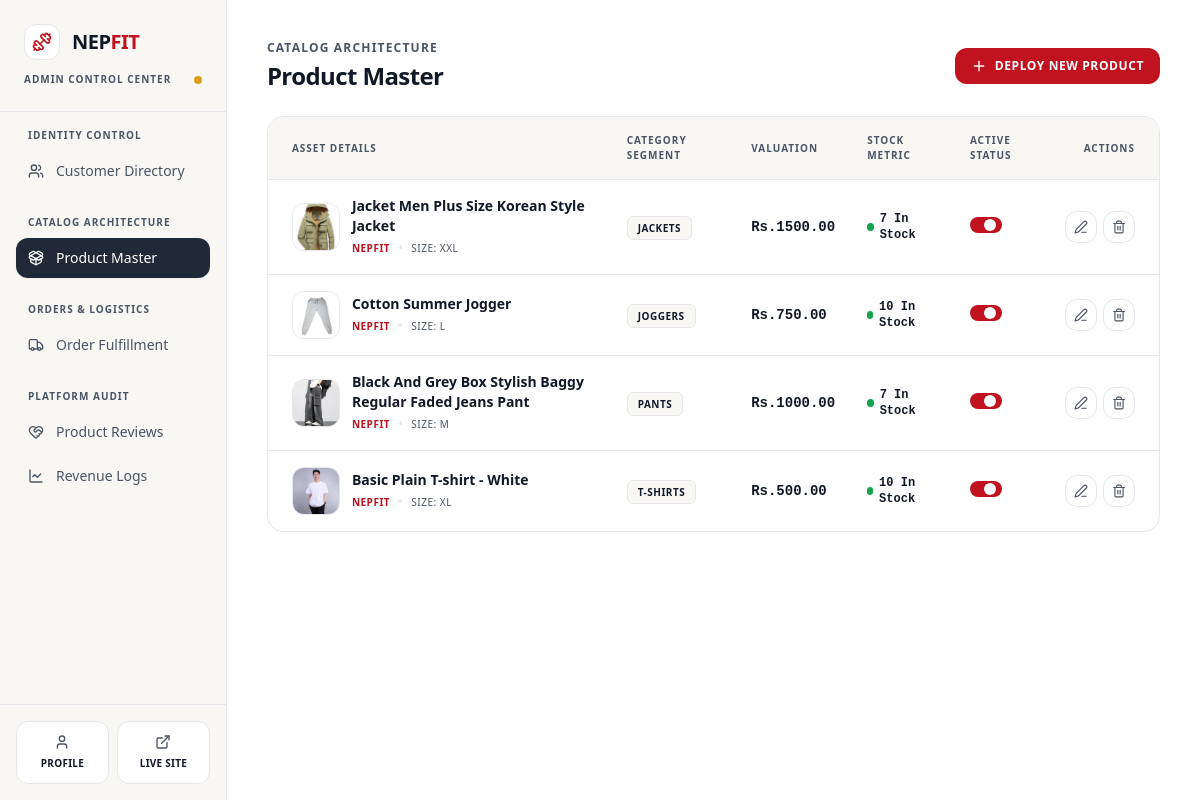
Screenshot of /dashboard/admin/?section=product-management (signed in) with the database file from the repository.
### nf_app/models.py (models this page shows, shortened)
class Product(models.Model):
    class Category(models.TextChoices):
        SHIRTS = 'shirts', 'Shirts'
        T_SHIRTS = 't_shirts', 'T-Shirts'
        PANTS = 'pants', 'Pants'
        HOODIES = 'hoodies', 'Hoodies'
        JACKETS = 'jackets', 'Jackets'
        SWEATSHIRTS = 'sweatshirts', 'Sweatshirts'
        JOGGERS = 'joggers', 'Joggers'
        SHORTS = 'shorts', 'Shorts'
    class Size(models.TextChoices):
        SMALL = 'S', 'Small'
        MEDIUM = 'M', 'Medium'
        LARGE = 'L', 'Large'
        XLARGE = 'XL', 'Extra Large'
        XXLARGE = 'XXL', 'Double Extra Large'
    name = models.CharField(max_length=255)
    brand = models.CharField(max_length=100, default='NepFit', help_text="Brand name (e.g., NepFit)")
    category = models.CharField(max_length=30, choices=Category.choices)
    size = models.CharField(max_length=10, choices=Size.choices, default=Size.MEDIUM, help_text="Default size for this product")
    description = models.TextField(help_text="Product details, fabric materials, and sizing guide.")
    price = models.DecimalField(max_digits=10, decimal_places=2)
    stock = models.PositiveIntegerField(default=10)
    product_image = models.ImageField(upload_to='images/products/')
    is_active = models.BooleanField(default=True)
    created_at = models.DateTimeField(auto_now_add=True)

### nf_app/views/dashboard.py (the view)
# urls.py: path('dashboard/admin/', admin_dashboard_view, name='admin_dashboard'),
@login_required
def admin_dashboard_view(request):
    if not request.user.is_staff:
        messages.error(request, "You are not authorized to access the admin dashboard.")
        return redirect('home')
    section = request.GET.get('section', 'customer-management')
    context = {
        'section': section,
        'awaiting_dispatch_count': Order.objects.filter(status=Order.Status.CONFIRMED).count(),
        'awaiting_delivery_count': Order.objects.filter(status=Order.Status.SHIPPING).count(),
        'delivered_count': Order.objects.filter(status=Order.Status.DELIVERED).count(),
        'completed_count': Order.objects.filter(status=Order.Status.COMPLETED).count(),
        'cancelled_count': Order.objects.filter(status=Order.Status.CANCELLED).count(),
        'total_gross_revenue': Order.objects.filter(status=Order.Status.COMPLETED).aggregate(total=models.Sum('total_amount'))['total'] or 0,
    }
    if section == 'customer-management':
        context['customers'] = User.objects.filter(is_staff=False).order_by('-date_joined')
    elif section == 'product-management':
        context['products'] = Product.objects.all().order_by('-created_at')
    elif section == 'order-fulfillment':
        context['orders'] = Order.objects.all().order_by('-created_at')
    elif section == 'product-reviews':
        context['reviews'] = Review.objects.all().order_by('-created_at')
    elif section == 'revenue-logs':
        context['revenue_logs'] = Order.objects.filter(status=Order.Status.COMPLETED).order_by('-created_at')
    return render(request, 'dashboard/admin_dashboard.html', context)

### nf_app/templates/dashboard/admin_dashboard.html (shortened to what this page needs)
<!DOCTYPE html>
<html lang="en">
<head>
    {% load static %}
    <link href="{% static 'css/styles.css' %}" rel="stylesheet" />
</head>
<body class="bg-[#FFFFFF] flex min-h-screen overflow-hidden text-[#111827] font-sans">
    <aside class="w-72 bg-[#F8F7F4] flex flex-col shadow-sm relative z-30 border-r border-[#E5E7EB]">
        <div class="p-6 border-b border-[#E5E7EB]">
            <div class="flex items-center gap-3">
                <div class="h-9 w-9 bg-white border border-[#E5E7EB] rounded-xl flex items-center justify-center shadow-xs">
                    <i data-lucide="dumbbell" class="w-5 h-5 text-[#C1121F]"></i>
                </div>
                <h1 class="text-xl font-extrabold tracking-tight text-[#111827]">
                    NEP<span class="text-[#C1121F] font-black">FIT</span>
                </h1>
            </div>
            <div class="flex items-center justify-between mt-3">
                <p class="text-[10px] font-bold uppercase tracking-widest text-[#4B5563]">Admin Control Center</p>
                <span class="inline-block w-2 h-2 rounded-full bg-[#D4A017]" title="Gold Accent Indicator"></span>
            </div>
        </div>
        <nav class="flex-grow p-4 space-y-6 overflow-y-auto custom-scrollbar">
            <div class="space-y-1">
                <span class="px-3 text-[10px] font-bold text-[#4B5563] uppercase tracking-widest block mb-2">Identity Control</span>
                <a href="?section=customer-management" class="flex items-center gap-3 px-3 py-2.5 rounded-xl text-sm font-medium transition-colors {% if section == 'customer-management' or not section %}bg-[#1F2937] text-white shadow-sm{% else %}text-[#4B5563] hover:bg-white hover:text-[#111827]{% endif %}">
                    <i data-lucide="users" class="w-4 h-4 shrink-0"></i>
                    <span>Customer Directory</span>
                </a>
            </div>
            <div class="space-y-1">
                <span class="px-3 text-[10px] font-bold text-[#4B5563] uppercase tracking-widest block mb-2">Catalog Architecture</span>
                <a href="?section=product-management" class="flex items-center gap-3 px-3 py-2.5 rounded-xl text-sm font-medium transition-colors {% if section == 'product-management' %}bg-[#1F2937] text-white shadow-sm{% else %}text-[#4B5563] hover:bg-white hover:text-[#111827]{% endif %}">
                    <i data-lucide="package-open" class="w-4 h-4 shrink-0"></i>
                    <span>Product Master</span>
                </a>
            </div>
            <div class="space-y-1">
                <span class="px-3 text-[10px] font-bold text-[#4B5563] uppercase tracking-widest block mb-2">Orders & Logistics</span>
                <a href="?section=order-fulfillment" class="flex items-center gap-3 px-3 py-2.5 rounded-xl text-sm font-medium transition-colors {% if section == 'order-fulfillment' %}bg-[#1F2937] text-white shadow-sm{% else %}text-[#4B5563] hover:bg-white hover:text-[#111827]{% endif %}">
                    <i data-lucide="truck" class="w-4 h-4 shrink-0"></i>
                    <span>Order Fulfillment</span>
                </a>
            </div>
            <div class="space-y-1">
                <span class="px-3 text-[10px] font-bold text-[#4B5563] uppercase tracking-widest block mb-2">Platform Audit</span>
                <a href="?section=product-reviews" class="flex items-center gap-3 px-3 py-2.5 rounded-xl text-sm font-medium transition-colors {% if section == 'product-reviews' %}bg-[#1F2937] text-white shadow-sm{% else %}text-[#4B5563] hover:bg-white hover:text-[#111827]{% endif %}">
                    <i data-lucide="heart-handshake" class="w-4 h-4 shrink-0"></i>
                    <span>Product Reviews</span>
                </a>
                <a href="?section=revenue-logs" class="flex items-center gap-3 px-3 py-2.5 rounded-xl text-sm font-medium transition-colors {% if section == 'revenue-logs' %}bg-[#1F2937] text-white shadow-sm{% else %}text-[#4B5563] hover:bg-white hover:text-[#111827]{% endif %}">
                    <i data-lucide="line-chart" class="w-4 h-4 shrink-0"></i>
                    <span>Revenue Logs</span>
                </a>
            </div>
        </nav>
        <div class="p-4 border-t border-[#E5E7EB] bg-[#F8F7F4] grid grid-cols-2 gap-2">
            <a href="/profile/"
               class="flex flex-col items-center justify-center gap-1.5 border border-[#E5E7EB] bg-white text-[#111827] p-3 rounded-xl hover:bg-[#1F2937] hover:text-white transition-colors shadow-xs group">
                <i data-lucide="user" class="w-4 h-4 text-[#4B5563] group-hover:text-white transition-colors"></i>
                <span class="text-[10px] font-bold tracking-wide uppercase">Profile</span>
            </a>
            <a href="/"
               class="flex flex-col items-center justify-center gap-1.5 border border-[#E5E7EB] bg-white text-[#111827] p-3 rounded-xl hover:bg-[#1F2937] hover:text-white transition-colors shadow-xs group">
                <i data-lucide="external-link" class="w-4 h-4 text-[#4B5563] group-hover:text-white transition-colors"></i>
                <span class="text-[10px] font-bold tracking-wide uppercase">Live Site</span>
            </a>
        </div>
    </aside>
    <main class="flex-grow flex flex-col h-screen overflow-y-auto bg-[#FFFFFF] p-6 lg:p-10">
        <div class="max-w-7xl w-full mx-auto">
            {% if section == 'customer-management' or not section %}
                {% include 'dashboard/admin/_customer_management.html' %}
            {% elif section == 'product-management' %}
                {% include 'dashboard/admin/_product_management.html' %}
            {% elif section == 'order-fulfillment' %}
                {% include 'dashboard/admin/_order_fulfillment.html' %}
            {% elif section == 'product-reviews' %}
                {% include 'dashboard/admin/_product_reviews.html' %}
            {% elif section == 'revenue-logs' %}
                {% include 'dashboard/admin/_revenue_logs.html' %}
            {% endif %}
        </div>
    </main>
</body>
</html>

### nf_app/templates/dashboard/admin/_product_management.html (shortened to what this page needs)
<div class="space-y-6">
    <div class="flex flex-col sm:flex-row sm:items-center justify-between gap-4">
        <div>
            <h2 class="text-xs font-bold uppercase tracking-widest text-[#4B5563] mb-1">Catalog Architecture</h2>
            <h1 class="text-2xl font-extrabold text-[#111827] tracking-tight">Product Master</h1>
        </div>
        <div>
            <a href="/products/add/" class="bg-[#C1121F] hover:bg-[#9B0D18] text-white text-xs font-bold uppercase tracking-wider px-4 py-2.5 rounded-xl transition-colors flex items-center gap-2 shadow-xs">
                <i data-lucide="plus" class="w-4 h-4"></i>
                Deploy New Product
            </a>
        </div>
    </div>
    {% if products %}
    <div class="bg-white border border-[#E5E7EB] rounded-2xl shadow-xs overflow-hidden">
        <div class="overflow-x-auto">
            <table class="w-full text-left border-collapse">
                <thead>
                    <tr class="border-b border-[#E5E7EB] text-[10px] font-bold uppercase tracking-widest text-[#4B5563] bg-[#F8F7F4]">
                        <th class="p-4 pl-6">Asset Details</th>
                        <th class="p-4">Category Segment</th>
                        <th class="p-4">Valuation</th>
                        <th class="p-4">Stock Metric</th>
                        <th class="p-4">Active Status</th>
                        <th class="p-4 pr-6 text-right">Actions</th>
                    </tr>
                </thead>
                <tbody class="divide-y divide-[#E5E7EB] text-sm text-[#111827]">
                    {% for product in products %}
                        <tr class="hover:bg-[#F8F7F4]/60 transition-colors">
                            <td class="p-4 pl-6 flex items-center gap-3">
                                <div class="w-12 h-12 rounded-xl bg-[#F8F7F4] border border-[#E5E7EB] overflow-hidden flex items-center justify-center text-[#4B5563] shrink-0">
                                    {% if product.product_image %}
                                        <img src="{{ product.product_image.url }}" alt="{{ product.name }}" class="w-full h-full object-cover">
                                    {% else %}
                                        <i data-lucide="image" class="w-5 h-5 text-[#4B5563]"></i>
                                    {% endif %}
                                </div>
                                <div>
                                    <span class="text-[#111827] block font-bold text-sm">{{ product.name }}</span>
                                    <div class="flex items-center gap-2 mt-0.5">
                                        <span class="text-[10px] font-bold text-[#C1121F] uppercase tracking-wider">{{ product.brand }}</span>
                                        <span class="text-[#E5E7EB]">•</span>
                                        <span class="text-[10px] text-[#4B5563] font-medium uppercase tracking-wider">SIZE: {{ product.size }}</span>
                                    </div>
                                </div>
                            </td>
                            <td class="p-4">
                                <span class="bg-[#F8F7F4] text-[#111827] border border-[#E5E7EB] text-[10px] font-bold uppercase tracking-wider px-2.5 py-1 rounded-md">
                                    {{ product.get_category_display }}
                                </span>
                            </td>
                            <td class="p-4 font-mono text-sm font-black text-[#111827]">Rs.{{ product.price|floatformat:2 }}</td>
                            <td class="p-4">
                                <div class="flex items-center gap-1.5 text-xs">
                                    <span class="w-2 h-2 rounded-full {% if product.stock > 0 %}bg-[#16A34A]{% else %}bg-[#B91C1C]{% endif %}"></span>
                                    <span class="font-mono text-xs font-bold {% if product.stock > 0 %}text-[#111827]{% else %}text-[#B91C1C]{% endif %}">
                                        {% if product.stock > 0 %}
                                            {{ product.stock }} In Stock
                                        {% else %}
                                            Out of Stock
                                        {% endif %}
                                    </span>
                                </div>
                            </td>
                            <td class="p-4">
                                <label class="relative inline-flex items-center cursor-pointer select-none" title="Toggle Active Status">
                                    <div class="w-8 h-4 bg-[#E5E7EB] peer-focus:outline-none rounded-full peer peer-checked:after:translate-x-full peer-checked:after:border-white after:content-[''] after:absolute after:top-[2px] after:left-[2px] after:bg-white after:rounded-full after:h-3 after:w-3 after:transition-all peer-checked:bg-[#C1121F]"></div>
                                </label>
                            </td>
                            <td class="p-4 pr-6 text-right">
                                <div class="flex items-center justify-end gap-1.5">
                                    <a href="/products/edit/{{ product.id }}/" class="p-2 bg-white hover:bg-[#1F2937] text-[#4B5563] hover:text-white rounded-xl border border-[#E5E7EB] transition-colors shadow-xs" title="Edit Product">
                                        <i data-lucide="edit-3" class="w-3.5 h-3.5"></i>
                                    </a>
                                    <a href="/products/delete/{{ product.id }}/" class="p-2 bg-white hover:bg-[#B91C1C] text-[#4B5563] hover:text-white rounded-xl border border-[#E5E7EB] hover:border-[#B91C1C] transition-colors shadow-xs" title="Delete Product">
                                        <i data-lucide="trash-2" class="w-3.5 h-3.5"></i>
                                    </a>
                                </div>
                            </td>
                        </tr>
                    {% endfor %}
                </tbody>
            </table>
        </div>
    </div>
    {% endif %}
</div>

### rows the page displays
Product: product_image (picture), name "Jacket Men Plus Size Korean Style Jacket", brand "NEPFIT", size "XXL", category "JACKETS", price "1500.00", stock "7"
Product: product_image (picture), name "Cotton Summer Jogger", brand "NEPFIT", size "L", category "JOGGERS", price "750.00", stock "10"
Product: product_image (picture), name "Black And Grey Box Stylish Baggy Regular Faded Jeans Pant", brand "NEPFIT", size "M", category "PANTS", price "1000.00", stock "7"
Product: product_image (picture), name "Basic Plain T-shirt - White", brand "NEPFIT", size "XL", category "T-SHIRTS", price "500.00", stock "10"
